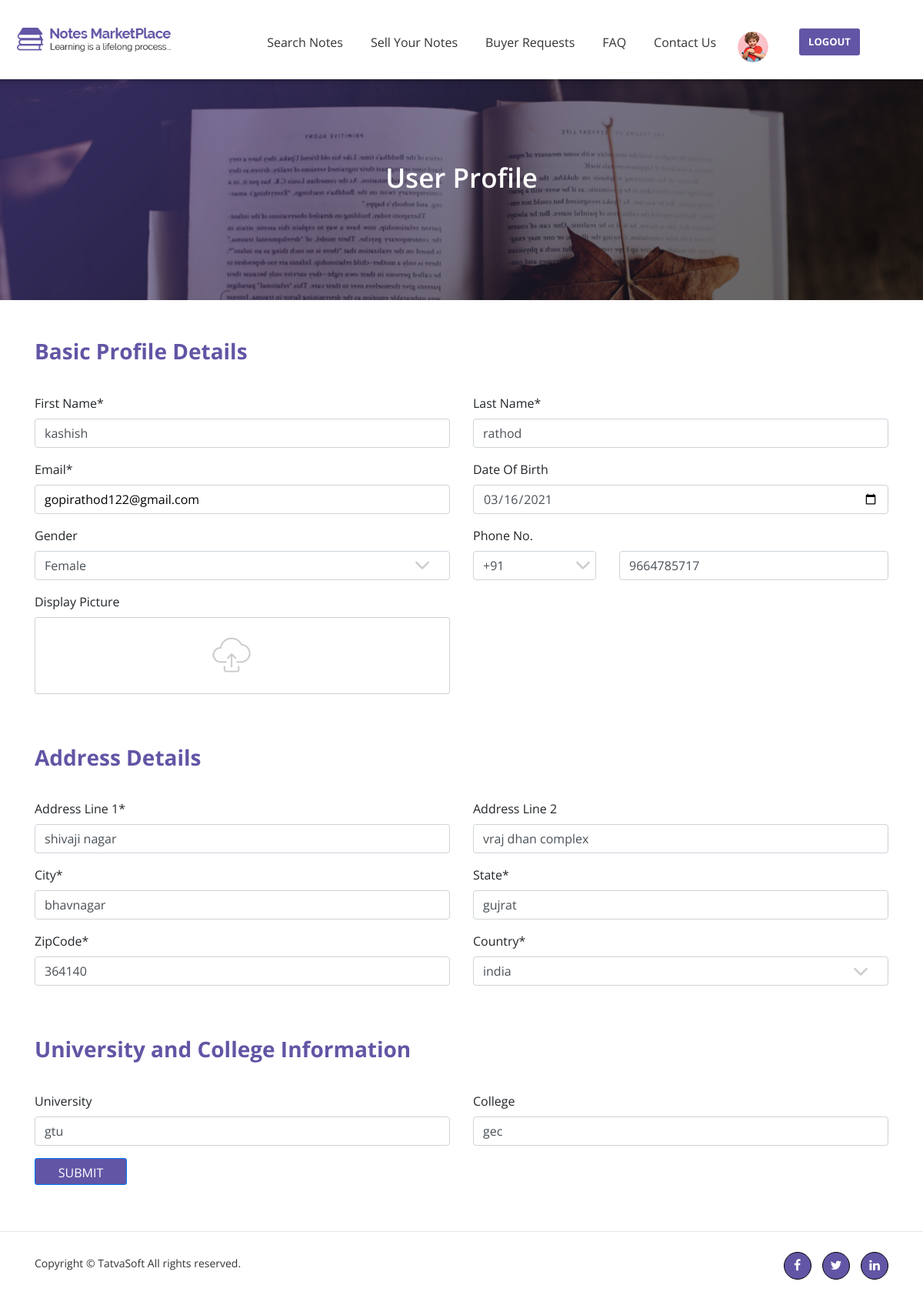
The app's page /notes-project/Notes/userprofile.php (signed in) with its own data.
### tables this page shows
CREATE TABLE `user_profile` (
  `profile_id` int(10) UNSIGNED NOT NULL,
  `user_id` int(11) UNSIGNED NOT NULL,
  `gender` int(11) UNSIGNED NOT NULL,
  `phone_code` int(11) UNSIGNED NOT NULL,
  `date_of_birth` datetime DEFAULT NULL,
  `secondary_email` varchar(100) DEFAULT NULL,
  `phone_no` varchar(20) NOT NULL,
  `profile_picture` varchar(255) DEFAULT NULL,
  `address_1` varchar(100) NOT NULL,
  `address_2` varchar(100) NOT NULL,
  `city` varchar(50) NOT NULL,
  `state` varchar(50) NOT NULL,
  `zip_code` varchar(50) NOT NULL,
  `country` int(10) UNSIGNED NOT NULL,
  `university` varchar(100) DEFAULT NULL,
  `college` varchar(100) DEFAULT NULL,
  `createddate` datetime DEFAULT NULL,
  `createdby` int(11) DEFAULT NULL,
  `modifieddate` datetime DEFAULT NULL,
  `modifiedby` int(11) DEFAULT NULL
);

CREATE TABLE `users` (
  `userid` int(10) UNSIGNED NOT NULL,
  `role_id` int(10) UNSIGNED NOT NULL,
  `firstname` varchar(50) NOT NULL,
  `lastname` varchar(50) NOT NULL,
  `email_id` varchar(100) NOT NULL,
  `password` varchar(24) NOT NULL,
  `isemailverified` bit(1) NOT NULL,
  `createddate` datetime DEFAULT NULL,
  `createdby` int(11) DEFAULT NULL,
  `modifieddate` datetime DEFAULT NULL,
  `modifiedby` int(11) DEFAULT NULL,
  `isactive` bit(1) NOT NULL
);

### notes-project/Notes/userprofile.php (the view, shortened to what this page needs)
<?php
include "db_connection.php";
if(isset($_SESSION['email'])){
    $address1 = "";
    $emailid = "";
    $phone = "";
    $city = "";
    $zipcode = "";
    $address2 = "";
    $state = "";
    $country = "";
    $university = "";
    $college = "";
    $dob = "";
    $phone_code = "";
    $gender = "";
    $lname = "";
    $fname = "";
    $email = $_SESSION['email'];
    $query = "select userid from users where email_id='$email'";
    $userid = mysqli_query($conn, $query);
    while($row = mysqli_fetch_assoc($userid)){
    $id = $row['userid'];
    }
        $query_count = "SELECT * FROM user_profile WHERE user_id=$id";
        $result_count = mysqli_query($conn, $query_count);
        $row_count = mysqli_num_rows($result_count);
        while($row = mysqli_fetch_assoc($result_count)){
            $address1 = $row['address_1'];
            $emailid = $row['secondary_email'];
            $phone = $row['phone_no'];
            $city = $row['city'];
            $zipcode = $row['zip_code'];
            $address2 = $row['address_2'];
            $state = $row['state'];
            $country = $row['country'];
            $university = $row['university'];
            $college = $row['college'];
            $dob = $row['date_of_birth'];
            $phone_code = $row['phone_code'];
            $gender = $row['gender'];
        }
        if($row_count > 0){
            $get_fname = mysqli_query($conn, "SELECT * FROM users WHERE userid=$id");
            while($row = mysqli_fetch_assoc($get_fname)){
            $fname = $row['firstname'];
           }
            $get_lname = mysqli_query($conn, "SELECT * FROM users WHERE userid=$id");
             while($row = mysqli_fetch_assoc($get_lname)){
            $lname = $row['lastname'];
           }
       }
}
else {
    header('Location: login.php');
}
?>
<html>
<head>
    <link rel="stylesheet" href="css/font-awesome/css/font-awesome.min.css">
    <link rel="stylesheet" href="css/bootstrap/bootstrap.min.css">
    <link rel="stylesheet" href="css/style.css">
    <link rel="stylesheet" href="css/responsive.css">
</head>
<body>
<?php include "nav.php"; ?>
    <section id="userprofile">
       <div class="content-box-lg">
           <div class="container">
               <div class="row">
                   <div class="col-md-12">
                       <div id="statement" class="text-center">
                           <h3>User Profile</h3>
                       </div>
                   </div>
               </div>
           </div>
       </div>
    </section>
    <form action="" method="POST" enctype="multipart/form-data">
    <section id="userdetails">
    <div class="container">
       <div class="row">
           <div class="col-md-12">
              <h3>Basic Profile Details</h3>
           </div>
       </div>
        <div class="row">
            <div class="col-lg-6 col-md-6 col-sm-12 col-12">
                <div class="form-group">
                    <label for="fname">First Name<span class="required">*</span></label>
                    <input type="text" name="fname" value="<?php echo $fname; ?>" class="form-control" id="fname" placeholder="Enter your first name">
                </div>
                <div class="form-group">
                    <label for="email">Email<span class="required">*</span></label>
                    <input type="email" name="emailid" value="<?php echo $emailid; ?>" class="form-control" id="email" aria-describedby="emailHelp" placeholder="Enter your email address">
                </div>
                <div class="form-group">
                <label for="gender">Gender</label>
                <select id="gender" name="gender" class="form-control arrow-down">
                    <?php
                    if($row_count > 0) {
                        $query_gender = "SELECT * FROM reference_data WHERE (reference_id=3 or reference_id=4 or reference_id=12)";
                        $result_gender = mysqli_query($conn, $query_gender);
                        while($row = mysqli_fetch_assoc($result_gender)){
                        $ref_value = $row['ref_value'];
                        $reference_id = $row['reference_id'];
                        if($reference_id==$gender){
                        echo "<option value='$reference_id' selected='selected'>$ref_value</option>";
                        }
                        else if($reference_id!=$gender){
                            echo "<option value='$reference_id'>$ref_value</option>";
                        }
                        }
                    }
                    ?>
                </select>
                </div>
                <div class="form-group">
                    <label>Display Picture</label>
                    <div class="displaypicture">
                        <label for="file-input">
                            <img src="img/Add-notes/upload-file.png">
                        </label>
                    </div>
                </div>
                </div>
            <div class="col-lg-6 col-md-6 col-sm-12 col-12">
                <div class="form-group">
                    <label for="lname">Last Name<span class="required">*</span></label>
                    <input type="text" name="lname" value="<?php echo $lname; ?>" class="form-control" id="lname" placeholder="Enter your last name">
                </div>
                <div class="form-group">
                    <label for="dob">Date Of Birth</label>
                    <input type="date" class="form-control" name="dob" value=<?php echo $dob ?> id="dob" placeholder="Enter your date of birth">
                </div>
                <div class="row">
                    <div class="col-lg-4 col-md-4 col-sm-5 col-5 form-group">
                        <label for="phoneno">Phone No.</label>
                        <select id="phoneno" name="phoneno" class="form-control arrow-down">
                            <?php
                            if($row_count > 0){
                                $query_code = "SELECT * FROM countries";
                                $result_code = mysqli_query($conn, $query_code);
                                while($row = mysqli_fetch_assoc($result_code)){
                                $country_id = $row['country_id'];
                                $country_code = $row['country_code'];
                                if($country_id==$phone_code){
                                    echo "<option value='$country_id' selected='selected'>$country_code</option>";
                                }
                                else{
                                echo "<option value='$country_id'>$country_code</option>";
                                }
                               }
                            }
                            ?>
                        </select>
                    </div>
                    <div class="col-lg-8 col-md-8 col-sm-7 col-7 form-group">
                        <div class="form-group phonenumber">
                            <input type="tel" value="<?php echo $phone; ?>" name="phone" class="form-control" id="phone" placeholder="phone no.">
                        </div>
                    </div>
                </div>
            </div>
        </div>
    </div>
    </section>
    <section id="userdetails1">
    <div class="container">
       <div class="row">
           <div class="col-md-12">
              <h3>Address Details</h3>
           </div>
       </div>
        <div class="row">
            <div class="col-lg-6 col-md-6 col-sm-12 col-12">
                <div class="form-group">
                    <label for="address1">Address Line 1<span class="required">*</span></label>
                    <input type="text" name="address1" value="<?php echo $address1; ?>" class="form-control" id="address1" placeholder="Enter your address" required>
                </div>
                <div class="form-group">
                    <label for="city">City<span class="required">*</span></label>
                    <input type="text" name="city" value="<?php echo $city; ?>" class="form-control" id="city" aria-describedby="emailHelp" placeholder="Enter your city" required>
                </div>
                <div class="form-group">
                    <label for="zcode">ZipCode<span class="required">*</span></label>
                    <input type="text" name="zipcode" value="<?php echo $zipcode; ?>" class="form-control" id="zcode" aria-describedby="emailHelp" placeholder="Enter your zipcode" required>
                </div>
                </div>
            <div class="col-lg-6 col-md-6 col-sm-12 col-12">
                <div class="form-group">
                    <label for="address2">Address Line 2</label>
                    <input type="text" name="address2" value="<?php echo $address2; ?>" class="form-control" id="address2" placeholder="Enter your address">
                </div>
                <div class="form-group">
                    <label for="state">State<span class="required">*</span></label>
                    <input type="text" name="state" value="<?php echo $state; ?>" class="form-control" id="state" placeholder="Enter your state">
                </div>
                <div class="form-group">
                    <label for="country">Country<span class="required">*</span></label>
                        <select id="phoneno" name="country" class="form-control arrow-down">
                            <?php
                            if($row_count > 0){
                                $query_code = "SELECT * FROM countries";
                                $result_code = mysqli_query($conn, $query_code);
                                while($row = mysqli_fetch_assoc($result_code)){
                                $country_id = $row['country_id'];
                                $country_name = $row['country_name'];
                                if($country_id == $country){
                                    echo "<option value='$country_id' selected='selected'>$country_name</option>";
                                }
                                else{
                                echo "<option value='$country_id'>$country_name</option>";
                                 }
                            }
                            }
                            ?>
                        </select>
                </div>
            </div>
        </div>
    </div>
    </section>
    <section id="userdetails2">
        <div class="container">
            <div class="row">
               <div class="col-md-12">
                   <h3>University and College Information</h3>
               </div>
                <div class="col-md-6">
                    <div class="form-group">
                    <label for="university">University</label>
                    <input type="text" value="<?php echo $university; ?>" name="university" class="form-control" id="university" placeholder="Enter your University">
                </div>
                </div>
                <div class="col-md-6">
                    <div class="form-group ">
                    <label for="college">College</label>
                    <input type="text" value="<?php echo $college; ?>" name="college" class="form-control" id="college" placeholder="Enter your college">
                </div>
                </div>
                <div class="col-md-12">
                <button type="submit" name="submit" class="btn btn-primary button-width">SUBMIT</button>
                </div>
            </div>
        </div>
    </section>
    </form>
   <?php include "footer.php"; ?>
</body>
</html>

### notes-project/Notes/nav.php (shortened to what this page needs)
<?php include "db_connection.php";
?>
            <nav class="navbar navbar-expand-lg navbar-light  bg-light fixed-top  general-navbar">
            <a class="navbar-brand" href="#">
               <img src="img/pre-login/logo.png" alt="Logo"/>
            </a>
            <div class="collapse navbar-collapse" id="navbarSupportedContent">
                <ul class="navbar-nav ml-auto">
                    <li class="nav-item">
                        <a class="nav-link" href="searchnote.php">Search Notes</a>
                    </li>
                    <li class="nav-item">
                       <a class="nav-link" href="dashboard.php">Sell Your Notes</a>
                    </li>
                    <li class="nav-item">
                        <a class="nav-link" href="buyerrequest.php">Buyer Requests</a>
                    </li>
                    <li class="nav-item">
                        <a class="nav-link" href="faq.php">FAQ</a>
                    </li>
                    <li class="nav-item">
                        <a class="nav-link" href="contactus.php">Contact Us</a>
                    </li>
                    <li class="dropdown drop-nav-border">
                           <?php if(isset($_SESSION['email'])) { ?>
                            <a href="#" role="button" data-toggle="dropdown" aria-haspopup="true"
                                aria-expanded="false">
                                 <?php
                                 $profile = "";
                                $email= $_SESSION['email'];
                                $query = mysqli_query($conn, "SELECT * FROM users WHERE email_id='$email'");
                                while($row = mysqli_fetch_assoc($query)){
                                    $userid = $row['userid'];
                                }
                                $query_pic = mysqli_query($conn, "SELECT * FROM user_profile WHERE user_id=$userid");
                                $count_pic = mysqli_num_rows($query_pic);
                                while($row = mysqli_fetch_assoc($query_pic)){
                                    $profile = $row['profile_picture'];
                                }
                                if($count_pic > 0)
                                echo "<img src='$profile' alt='user' class='img-fluid' style='margin-top: 9px; width: 40px; height: 40px; border-radius: 50%;'>";
                                else
                                echo "<img src='img/notedetails/reviewer-3.png' alt='user' class='img-fluid' style='margin-top: 9px; width: 40px; height: 40px; border-radius: 50%;'>";
                                ?>
                            </a>
                            <?php } else { } ?>
                        </li>
                    <li class="nav-item">
                        <?php if(isset($_SESSION['email'])){ ?>
                            <a href="logout.php"><button class="btn btn-nav-login" type="submit"><b>LOGOUT</b></button></a>
                                <?php }
                                else{
                                ?>
                            <a href="login.php"><button class="btn btn-nav-login" type="submit"><b>LOGIN</b></button></a>
                     <?php } ?>
                    </li>
                </ul>
            </div>
        </nav>

### records on screen
user_profile: profile_picture (picture), emailid "gopirathod122@gmail.com", phone "9664785717", address1 "shivaji nagar", city "bhavnagar", zipcode "364140", address2 "vraj dhan complex", state "gujrat", university "gtu", college "gec"
users: fname "kashish", lname "rathod"

### other values on screen
form field gender "Female"
form field phoneno "+91"
form field country "india"
